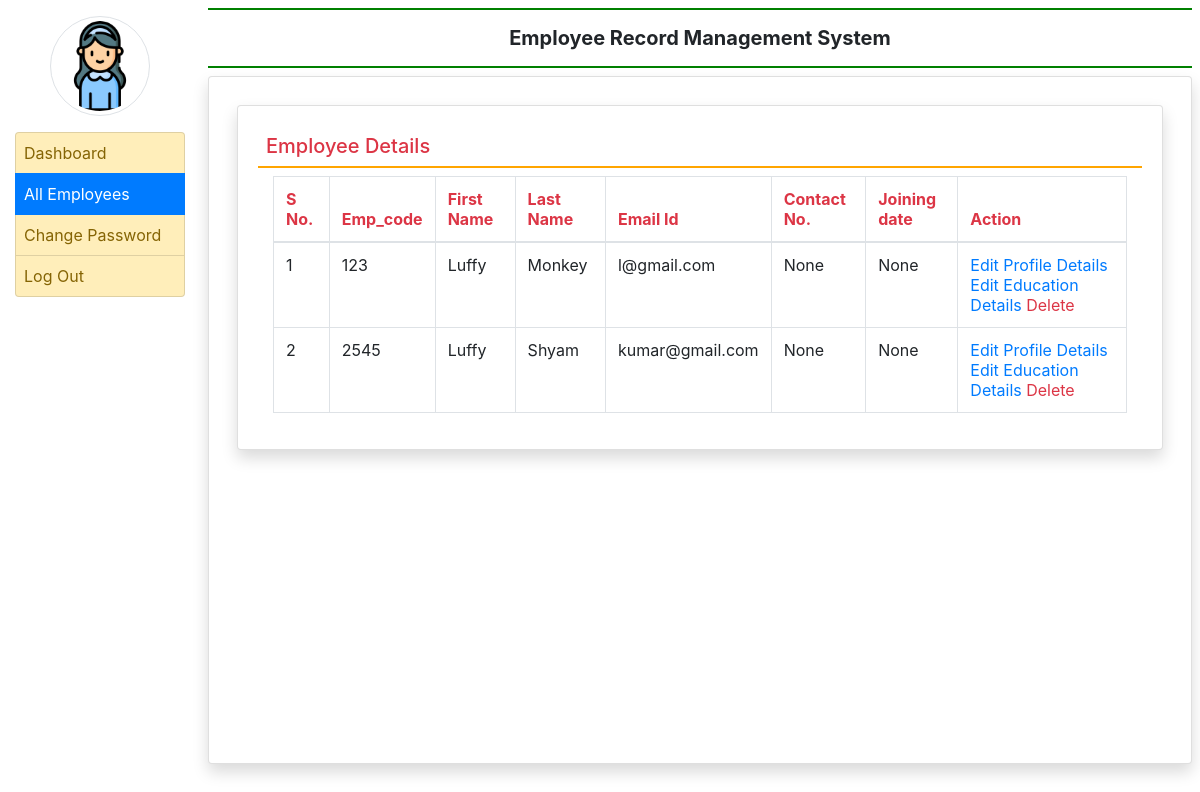
/all_employee/ (signed in), run on the app's committed database.
### employee/models.py (models this page shows, shortened)
class EmployeeDetail(models.Model):
    user = models.ForeignKey(User,on_delete=models.CASCADE)
    empcode = models.CharField(max_length=50)
    empdept = models.CharField(max_length=100,null=True)
    designation = models.CharField(max_length=100,null=True)
    contact = models.CharField(max_length=15,null=True)
    gender = models.CharField(max_length=50,null=True)
    joiningdate= models.DateField(null=True)

### employee/views.py (the view)
# urls.py: path('all_employee/',all_employee, name='all_employee'),
def all_employee(request):
    if not request.user.is_authenticated:
        return redirect('admin_login')
    employee = EmployeeDetail.objects.all()
    return render(request,'all_employee.html', locals())

### employee/templates/all_employee.html
{% extends 'admin_base.html' %}
{% block main %}
<div class="card shadow m-2">
    <div class="card-body">
        <h5 class = "p-2 text-danger" style="border-bottom : 2px solid orange"> Employee Details</h5>
     <div class="container-fluid">
        <table class="table table-bordered table-hover"  id="example" >
          <thead class="text-danger  ">
           <tr>
              <th>S No.</th>
              <th>Emp_code</th>
              <th>First Name</th>
              <th>Last Name</th>
              <th>Email Id</th>
              <th>Contact No.</th>
              <th>Joining date</th>
              <th>Action</th>
         </tr>
         </thead>
         <tbody>
           {% for i in employee %}
           <tr>
               <td>{{ forloop.counter }}</td>
               <td>  {{ i.empcode }}</td>
               <td>  {{ i.user.first_name }}</td>
               <td>  {{ i.user.last_name }}</td>
               <td> {{ i.user.username }}</td>
               <td>  {{ i.contact }}</td>
               <td>  {{i.joiningdate}}</td>
               <td>
                   <a href="{% url 'edit_profile' i.id%}" class="text-primary">Edit Profile Details</a>
                   <a href="{% url 'edit_education' i.user.id%}" class="text-primary">Edit Education Details</a>
                   <a href="{% url 'delete_employee' i.user.id%}" class="text-danger" onclick="return confirm('Are you sure?')">Delete</a>
               </td>
           </tr>
          {% endfor  %}
         </tbody>
     </table>
        </div>
    </div>
</div>
{% endblock %}

### employee/templates/admin_base.html (shortened to what this page needs)
{% load static %}
<html>
<head>
  <link rel="stylesheet" href="https://cdn.jsdelivr.net/npm/bootstrap@4.6.2/dist/css/bootstrap.min.css">
  <link rel="stylesheet" href="https://use.fontawesome.com/releases/v5.7.0/css/all.css">
</head>
<body>
 <div class="container-fluid">
     <div class ="row">
         <div class = "col-sm-2">
              <center><img src="{% static 'images/adm.png'%}" width="100px" height="100px" class="img-thumbnail rounded-circle my-3"></center>
        <div class="list-group">
              <a href="{% url 'admin_home' %}" class="list-group-item list-group-item-warning list-group-action{% if request.path == '/admin_home/' %} active {% endif %}">Dashboard</a>
              <a href="{% url 'all_employee' %}" class="list-group-item list-group-item-warning list-group-action{% if request.path == '/all_employee/' %} active {% endif %}">All Employees</a>
              <a href="{% url 'change_passwordadmin' %}" class="list-group-item list-group-item-warning list-group-action{% if request.path == '/change_passwordadmin/' %} active {% endif %}">Change Password</a>
              <a href="{% url 'Logout' %}" class="list-group-item list-group-item-warning list-group-action">Log Out</a>
        </div>
         </div>
         <div class="col-sm-10 p-0">
             <div class="container-fluid p-2">
                 <h5 class="text-center p-3 font-weight-bold" style="border-bottom: 2px solid green ; border-top: 2px solid green ;">Employee Record Management System</h5>
             <div class="card shadow " style="min-height : 86vh">
                 <div class="card-body">
                     {% block main %}
                      {% endblock  %}
                 </div>
                 </div>
             </div>
         </div>
    </div>
 </div>
</body>
</html>

### employee/templates/admin_base.html (style rules this page uses)
.list-group-item { padding: 8px !important; }

### data on the page
EmployeeDetail: empcode "123", user.first_name "Luffy", user.last_name "Monkey", user.username "l@gmail.com", contact "None", joiningdate "None"
EmployeeDetail: empcode "2545", user.first_name "Luffy", user.last_name "Shyam", user.username "kumar@gmail.com", contact "None", joiningdate "None"
